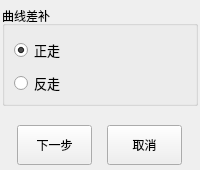
      <widget class="QWidget" name="page">
       <layout class="QGridLayout" name="gridLayout">
        <property name="leftMargin">
         <number>2</number>
        </property>
        <property name="topMargin">
         <number>6</number>
        </property>
        <property name="rightMargin">
         <number>2</number>
        </property>
        <property name="bottomMargin">
         <number>0</number>
        </property>
        <property name="spacing">
         <number>0</number>
        </property>
        <item row="0" column="0">
         <widget class="QGroupBox" name="groupBox">
          <property name="sizePolicy">
           <sizepolicy hsizetype="Expanding" vsizetype="Preferred">
            <horstretch>0</horstretch>
            <verstretch>0</verstretch>
           </sizepolicy>
          </property>
          <property name="minimumSize">
           <size>
            <width>0</width>
            <height>100</height>
           </size>
          </property>
          <property name="maximumSize">
           <size>
            <width>16777215</width>
            <height>100</height>
           </size>
          </property>
          <property name="title">
           <string>曲线差补</string>
          </property>
          <layout class="QVBoxLayout" name="verticalLayout_2">
           <item>
            <widget class="QRadioButton" name="forwardRBtn">
             <property name="minimumSize">
              <size>
               <width>0</width>
               <height>30</height>
              </size>
             </property>
             <property name="maximumSize">
              <size>
               <width>16777215</width>
               <height>30</height>
              </size>
             </property>
             <property name="font">
              <font>
               <pointsize>10</pointsize>
              </font>
             </property>
             <property name="text">
              <string>正走</string>
             </property>
             <property name="checked">
              <bool>true</bool>
             </property>
            </widget>
           </item>
           <item>
            <widget class="QRadioButton" name="backwardRBtn">
             <property name="minimumSize">
              <size>
               <width>0</width>
               <height>30</height>
              </size>
             </property>
             <property name="maximumSize">
              <size>
               <width>16777215</width>
               <height>30</height>
              </size>
             </property>
             <property name="font">
              <font>
               <pointsize>10</pointsize>
              </font>
             </property>
             <property name="text">
              <string>反走</string>
             </property>
            </widget>
           </item>
          </layout>
         </widget>
        </item>
        <item row="1" column="0">
         <widget class="QLabel" name="label">
          <property name="text">
           <string/>
          </property>
         </widget>
        </item>
        <item row="2" column="0">
         <widget class="QWidget" name="widget_2" native="true">
          <property name="minimumSize">
           <size>
            <width>0</width>
            <height>50</height>
           </size>
          </property>
          <property name="maximumSize">
           <size>
            <width>16777215</width>
            <height>50</height>
           </size>
          </property>
          <layout class="QHBoxLayout" name="horizontalLayout_3">
           <property name="spacing">
            <number>0</number>
           </property>
           <property name="margin">
            <number>0</number>
           </property>
           <item>
            <widget class="QPushButton" name="pushButton_8">
             <property name="minimumSize">
              <size>
               <width>75</width>
               <height>40</height>
              </size>
             </property>
             <property name="maximumSize">
              <size>
               <width>75</width>
               <height>40</height>
              </size>
             </property>
             <property name="text">
              <string>下一步</string>
             </property>
            </widget>
           </item>
           <item>
            <widget class="QPushButton" name="pushButton_9">
             <property name="minimumSize">
              <size>
               <width>75</width>
               <height>40</height>
              </size>
             </property>
             <property name="maximumSize">
              <size>
               <width>75</width>
               <height>40</height>
              </size>
             </property>
             <property name="text">
              <string>取消</string>
             </property>
            </widget>
           </item>
          </layout>
         </widget>
        </item>
       </layout>
      </widget>
